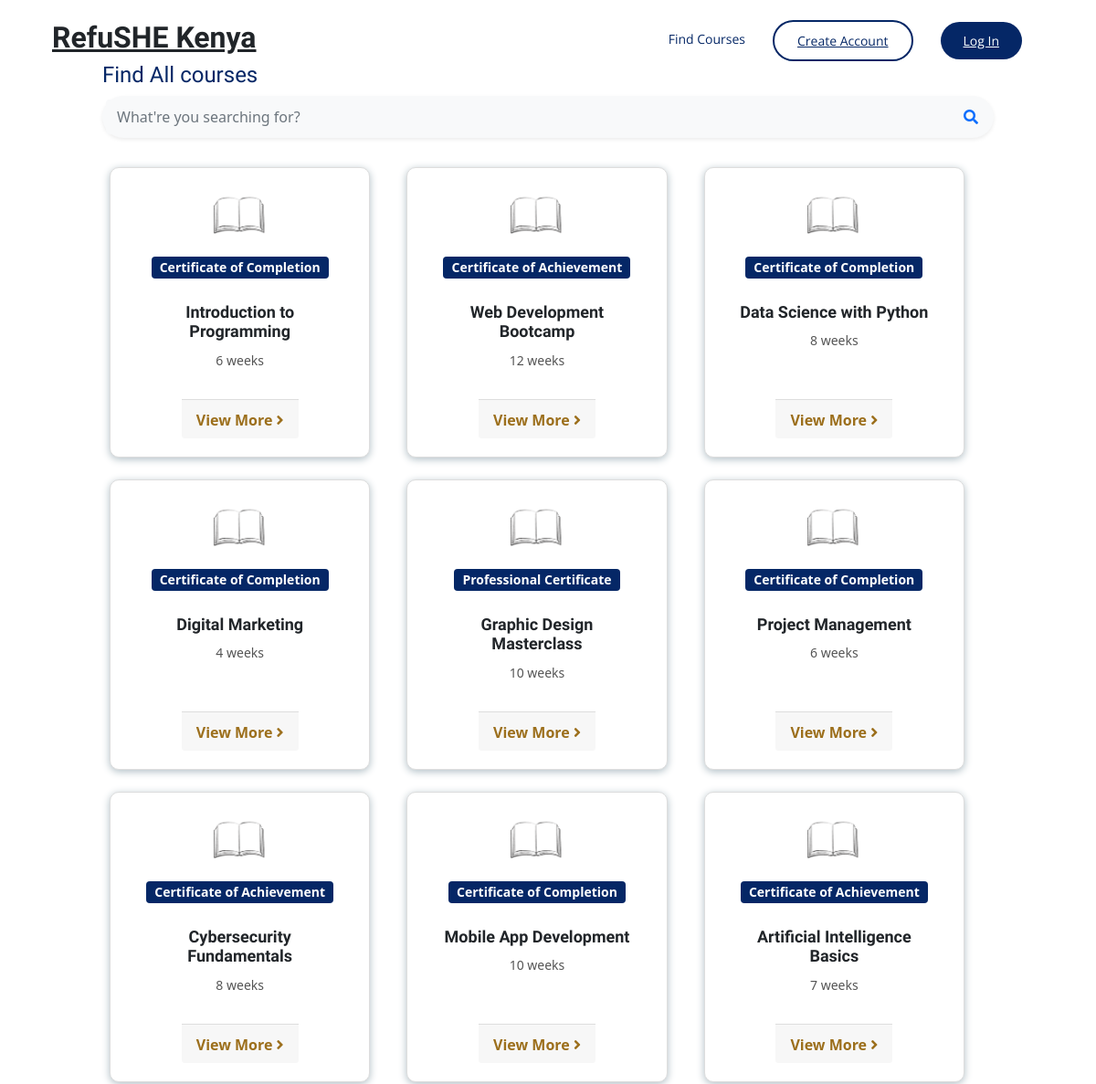
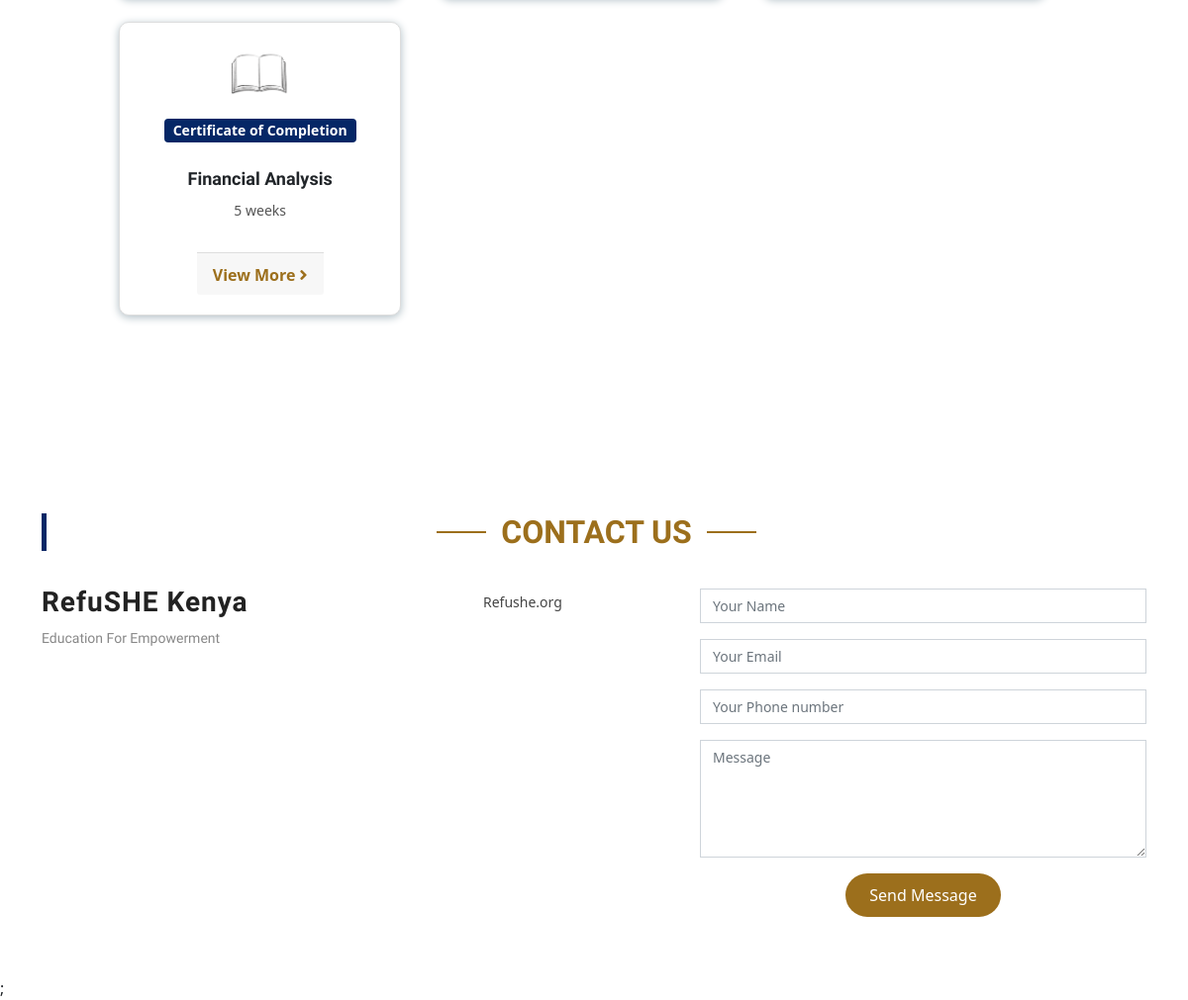
The app's page /Home/PublicProgrammes.php with its own data (2 pictures, top to bottom).
### tables this page shows
CREATE TABLE `courses` (
  `id` int(11) NOT NULL,
  `name` varchar(255) NOT NULL,
  `description` text NOT NULL,
  `duration` varchar(100) DEFAULT NULL,
  `certificate_type` varchar(100) DEFAULT NULL
);

### Backend/fetch_courses.php (the view, shortened to what this page needs)
<?php
include 'db.php';
if (isset($_GET['json']) && $_GET['json'] == 'true' && isset($_GET['id'])) {
    $course_id = intval($_GET['id']);
    $sql = "SELECT * FROM courses WHERE id = ?";
    $stmt = $conn->prepare($sql);
    $stmt->bind_param("i", $course_id);
    $stmt->execute();
    $result = $stmt->get_result();
    if ($result->num_rows > 0) {
        $course = $result->fetch_assoc();
        echo json_encode([$course]);
    } else {
        echo json_encode(array('message' => 'Course not found.'));
    }
    $stmt->close();
} else {
    $sql = "SELECT * FROM courses";
    $result = $conn->query($sql);
    if ($result->num_rows > 0) {
        while ($row = $result->fetch_assoc()) {
            echo '
            <div class="col-md-4 mb-4">
                <div class="card-grid h-100 justify-content-center">
                    <div class="banner-img"></div>
                    <img src="book.png" alt="profile image" class="profile-img">
                    <div class="card-body text-center">
                        <p><span class="badge badge-primary">' . $row['certificate_type'] . '</span></p>
                        <h5 class="card-title">' . $row['name'] . '</h5>
                        <p class="card-text">' . $row['duration'] . '</p>
                    </div>
                    <div class="card-footer text-center">
                        <a href="javascript:void(0);" class="text-inf text-center view-more" data-course-id="' . $row['id'] . '">
                            <strong>View More <i class="fa fa-angle-right"></i></strong>
                        </a>
                    </div>
                </div>
            </div>';
        }
    } else {
        echo "No courses found.";
    }
}
?>

### assets/css/card.css (style rules this page uses)
:root { --clr-primary: #15A8E3; --clr-gray: #37474f; --clr-gray-light: #b0bec5; }
.card-grid { overflow: hidden; box-shadow: 0px 2px 8px 0px var(--clr-gray-light); background-color: white; text-align: center; border-radius: 1rem; position: relative; margin: 0.5rem; }
.profile-img { width: 5rem; height: 5rem; position: absolute; top: 1rem; border-radius: 4rem; left: 50%; transform: translateX(-50%); object-fit: cover; }

### assets/css/styles.css (style rules this page uses)
:root { --clr-primary: #15A8E3; }
body { font-family: "Open Sans", sans-serif; color: #444444; }
a { color: #3498db; }
h1, h2, h3, h4, h5, h6 { font-family: "Raleway", sans-serif; }

### Home/PublicProgrammes.php (style rules this page uses)
.card-grid { display: flex; flex-direction: column; align-items: center; justify-content: flex-start; padding: 20px; border: 1px solid #ddd; border-radius: 10px; background-color: #fff; }
.profile-img { width: 80px; height: 80px; object-fit: cover; border-radius: 50%; margin-bottom: 15px; }
.card-body { text-align: center; }
.card-body .badge { margin-bottom: 10px; font-size: 14px; }
.card-title { font-size: 18px; font-weight: bold; margin-bottom: 10px; }
.card-text { font-size: 14px; color: #555; margin-bottom: 15px; }
.card-footer { margin-top: auto; padding-top: 10px; border-top: 1px solid #ddd; }
.card-footer .view-more { color: #007bff; text-decoration: none; font-weight: bold; }

### records on screen
courses: certificate_type "Certificate of Completion", name "Introduction to Programming", duration "6 weeks"
courses: certificate_type "Certificate of Achievement", name "Web Development Bootcamp", duration "12 weeks"
courses: certificate_type "Certificate of Completion", name "Data Science with Python", duration "8 weeks"
courses: certificate_type "Certificate of Completion", name "Digital Marketing", duration "4 weeks"
courses: certificate_type "Professional Certificate", name "Graphic Design Masterclass", duration "10 weeks"
courses: certificate_type "Certificate of Completion", name "Project Management", duration "6 weeks"
courses: certificate_type "Certificate of Achievement", name "Cybersecurity Fundamentals", duration "8 weeks"
courses: certificate_type "Certificate of Completion", name "Mobile App Development", duration "10 weeks"
courses: certificate_type "Certificate of Achievement", name "Artificial Intelligence Basics", duration "7 weeks"
courses: certificate_type "Certificate of Completion", name "Financial Analysis", duration "5 weeks"
